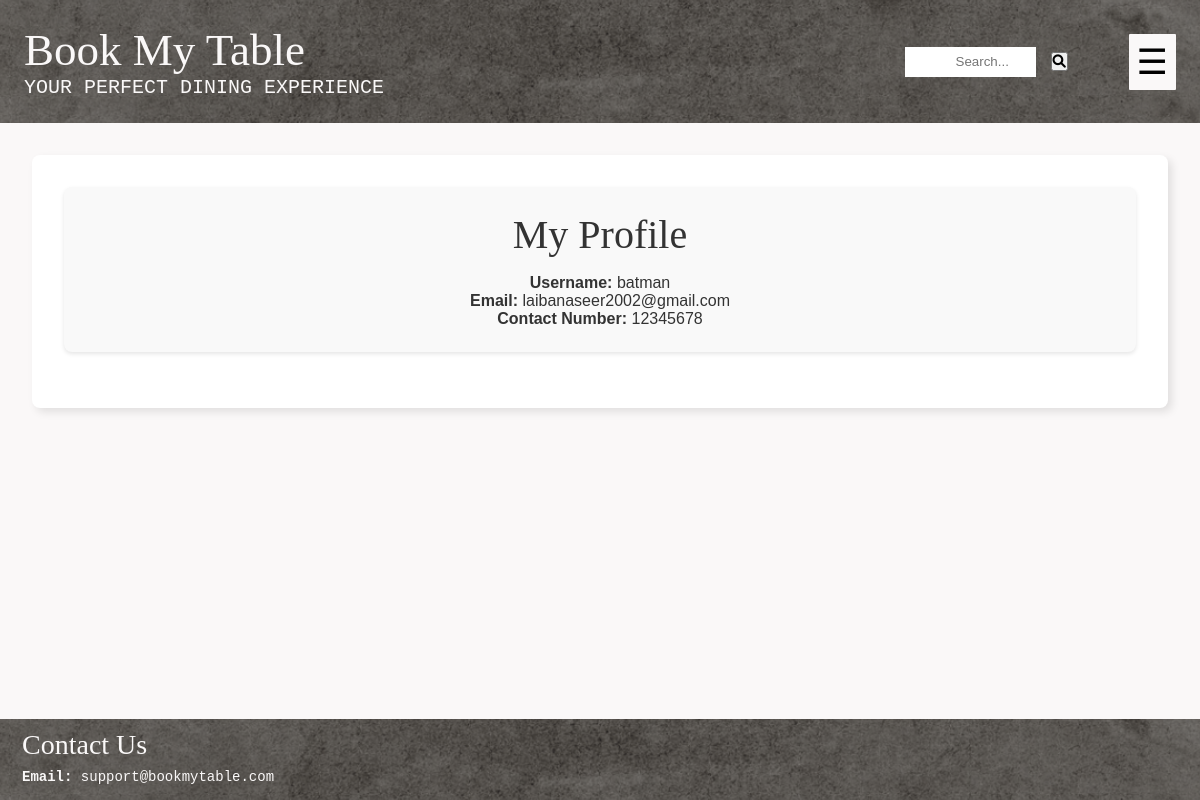
Page /profile/ (signed in) on the committed database.
### users/models.py (models this page shows, shortened)
class Users(AbstractUser):  # Inherits from Django's AbstractUser
    is_customer = models.BooleanField(default=False)
    is_owner = models.BooleanField(default=False)
    groups = models.ManyToManyField(
        'auth.Group',
        related_name='custom_user_set',  # Change the related name
        blank=True,
    )
    user_permissions = models.ManyToManyField(
        'auth.Permission',
        related_name='custom_user_permissions_set',  # Change the related name
        blank=True,
    )

class Customer(Users):
    contact_number = models.CharField(max_length=15)
    wallet_balance = models.FloatField(default=0.0)
    class Meta:
        verbose_name = 'Customer'
        verbose_name_plural = 'Customers'

### users/views.py (the view)
# urls.py: path('profile/', views.profile, name='profile'),
@login_required
def profile(request):
    user = request.user
    profile_data = {
        'username': user.username,
        'email': user.email,
        'contact_number': None,  # We'll set this based on the user type
    }
    if hasattr(user, 'customer'):
        profile_data['contact_number'] = user.customer.contact_number
    elif hasattr(user, 'owner'):
        profile_data['contact_number'] = user.owner.contact_number
    return render(request, 'users/profile.html', {'profile_data': profile_data})

### users/templates/users/profile.html (shortened to what this page needs)
{% extends 'layout.html' %}
{% block content %}
<div class="container">
    <div class="card">
        <div class="card-heading text-center">My Profile </div>
        <div class="list-group-item d-flex flex-column align-items-start">
            <p><strong>Username:</strong> {{ profile_data.username }}</p>
            <p><strong>Email:</strong> {{ profile_data.email }}</p>
            <p><strong>Contact Number:</strong> {{ profile_data.contact_number }}</p>
        </div>
    </div>
</div>
{% endblock %}

### static/style.css (style rules this page uses)
* { margin: 0; padding: 0; box-sizing: border-box; }
html, body { height: 100%; margin: 0; }
body { font-family: Arial, sans-serif; background-color: #faf8f8; color: #333; display: flex; flex-direction: column; }
.container { max-width: 1200px; margin: 0 auto; padding: 2rem; background-color: #fff; border-radius: 8px; box-shadow: 4px 4px 8px rgba(0, 0, 0, 0.1); }
.flex-column { display: flex; flex-direction: column; align-items: center; }
.text-center { text-align: center; }
.card { background-color: #f9f9f9; padding: 1.5rem; border-radius: 8px; box-shadow: 0 2px 4px rgba(0, 0, 0, 0.1); margin-bottom: 1.5rem; }
.card-heading { font-family: "Brush Script MT", cursive; font-size: 2.5rem; font-weight:lighter; margin-bottom: 1rem; }

### rows in the picture
Users: username "batman", email "laibanaseer2002@gmail.com"
Customer: contact_number "12345678"
